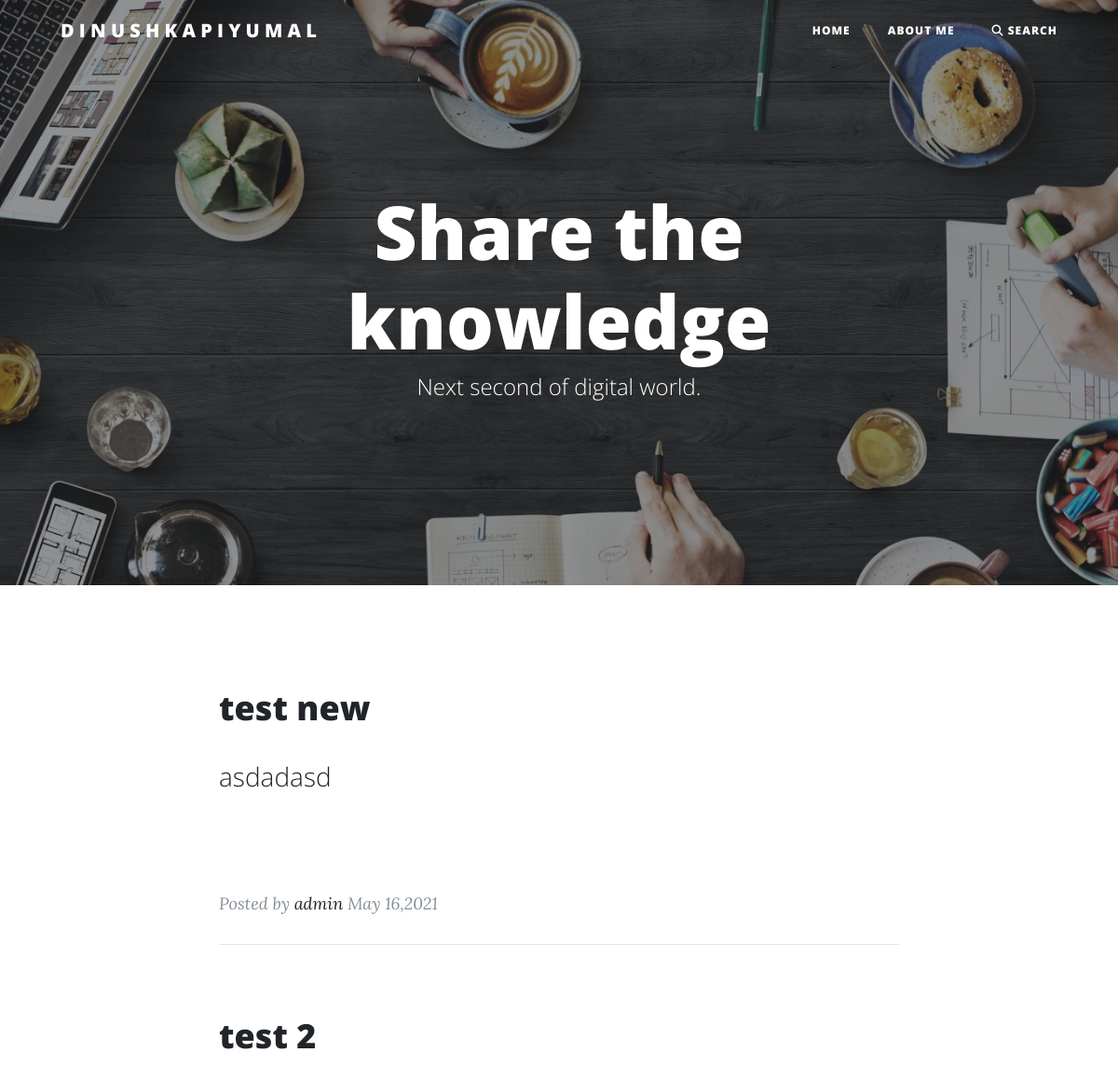
The app's page / (upper part), older data.
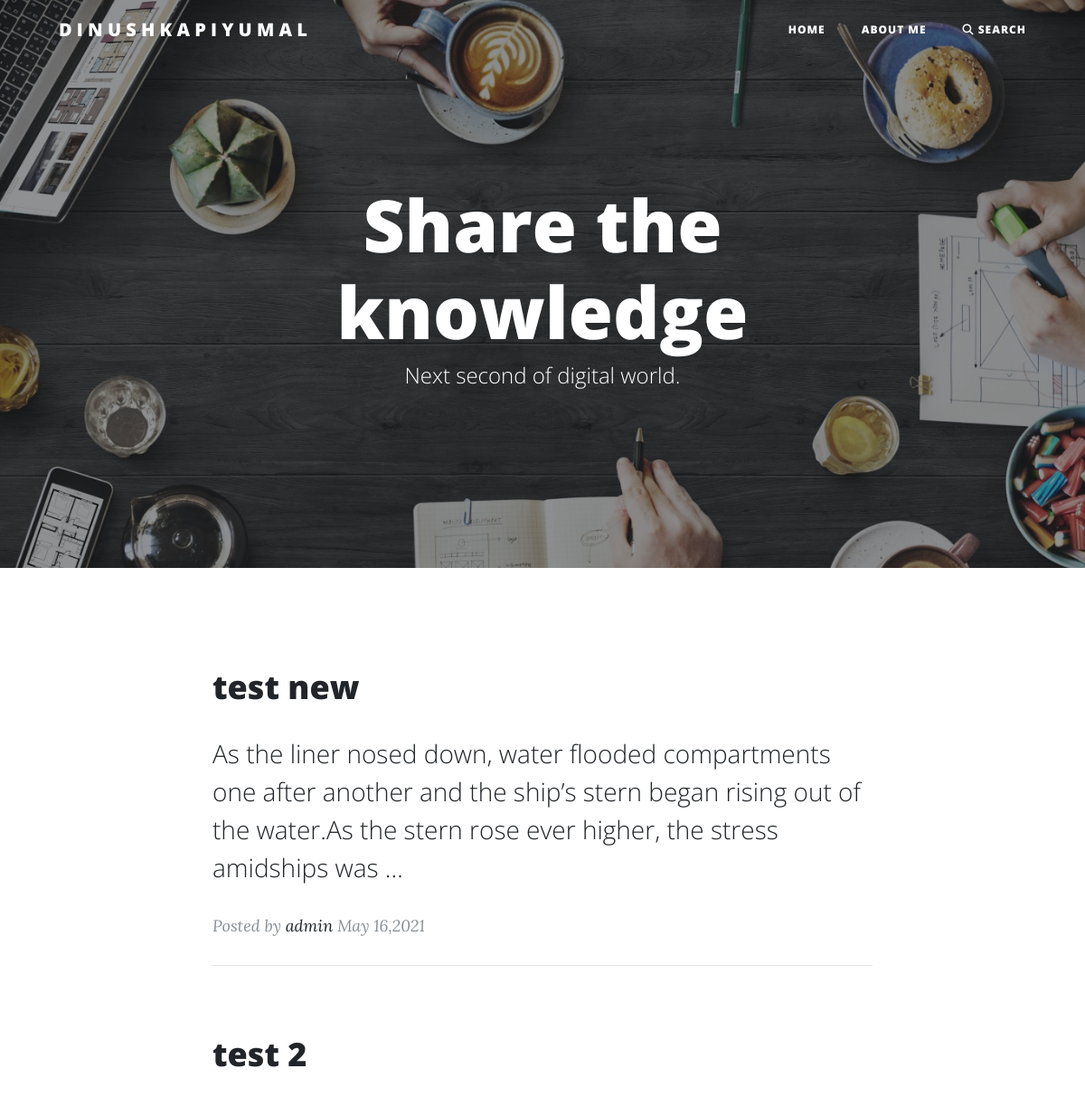
The same page, newer data.
### blog/models.py (models this page shows, shortened)
class Post(models.Model):
    STATUS_CHOICES = (
            ('draft', 'Draft'),
            ('published', 'Published'),
                )
    title = models.CharField(max_length=250)
    slug = models.SlugField(max_length=250,
                            unique_for_date='publish')
    category = models.ForeignKey(Category , on_delete = models.CASCADE)
    image = models.ImageField( blank=True)
    img_url = models.TextField(default='')
    img_credits = models.TextField(default='')
    author = models.ForeignKey(
        User, on_delete=models.CASCADE, related_name='blog_post')
    body = RichTextUploadingField('content')
    meta_description = models.TextField(max_length=160 , blank=True)
    tags = TaggableManager()
    publish = models.DateTimeField(default=timezone.now)
    created = models.DateTimeField(auto_now_add=True)
    updated = models.DateTimeField(auto_now=True)
    status = models.CharField(max_length = 10 , choices=STATUS_CHOICES , default='draft')
    class meta:
        ordering = ('-publish')
    def get_absolute_url(self):
        return reverse('blog:post-detail',
                                        kwargs={
                                        'year':self.publish.year,
                                        'month':self.publish.month,
                                        'day':self.publish.day,
                                        'slug':self.slug
                                        })

### blog/views.py (the view)
# urls.py: path('' , PostListView.as_view() , name='index'),
class PostListView( CategoryMixin , TagMixin , ListView):
    model = Post
    template_name = 'blog/index.html'
    paginate_by = 7
    context_object_name = 'posts'
    queryset = Post.objects.filter(status='published').order_by('-publish')

### blog/templatetags/blog_tags.py (called while the page is built)
@register.inclusion_tag('blog/latest-post.html')
def show_latest_post(count=5):
        latest_posts = Post.objects.filter(status='published').order_by('-publish')[:count]
        return {'latest_posts':latest_posts}

### blog/views.py (called while the page is built)
    def get_context_data(self,**kwargs):
        context = super(TagMixin , self).get_context_data(**kwargs)
        context['tags'] = Tag.objects.all()
        return context

    def get_context_data(self, **kwargs):
        context = super(CategoryMixin , self).get_context_data(**kwargs)
        context['categories'] = Category.objects.all()
        return context

### blog/templates/blog/index.html (shortened to what this page needs)
{% extends 'blog/base.html' %}
{% load static %}
{% load blog_tags %}
{% block content %}
<header class="masthead" style="background-image: url('{% static 'images/theme.jpg' %}')">
  <div class="overlay"></div>
  <div class="container">
    <div class="row">
      <div class="col-lg-8 col-md-10 mx-auto">
        <div class="site-heading">
          <h1>Share the knowledge</h1>
          <span class="subheading" id="sub"></span>
        </div>
      </div>
    </div>
  </div>
</header>
<div class="container">
  <div class="row">
    <div class="col-lg-8 col-md-10 mx-auto">
      {% for post in posts %}
        <div class="post-preview">
          <a href="{{ post.get_absolute_url }}">
            <h2 class="post-title">
              {{ post.title }}
            </h2>
            <h3 class="post-subtitle">
              {{post.body|safe|truncatewords:30|linebreaks}}
            </h3>
          </a>
          <p class="post-meta">Posted by
            <a href="{% url 'blog:about' %}">admin</a>
            {{post.publish | date:"F d,Y"}}</p>
        </div>
        <hr>
      {% endfor %}
    </div>
  </div>
</div>
{% endblock content %}

Row changes from the older to the newer data that the page shows:
changed Post "test new": body "asdadasd" → "As the liner nosed down, water flooded compartments one after another and the ship’s stern began rising out of the water.As the stern rose ever higher, the stress amidships was …"
